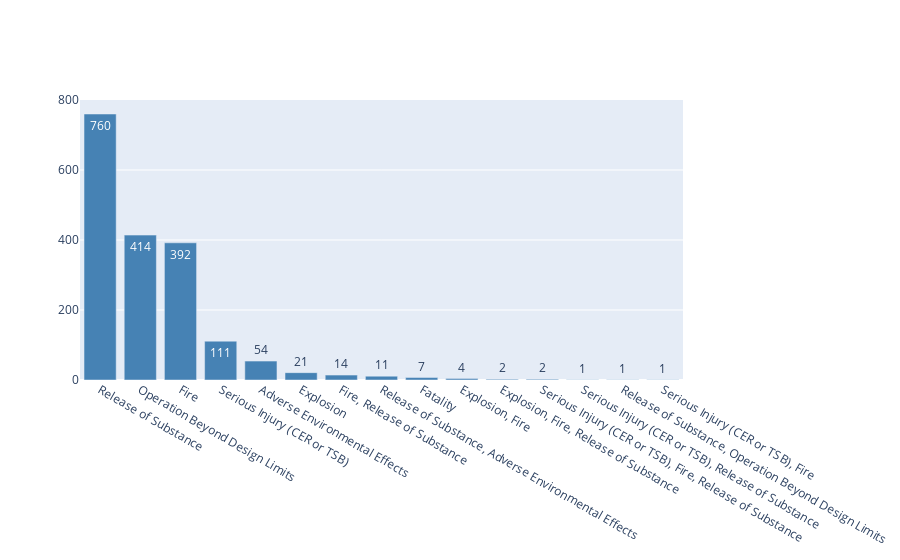

Here is the notebook cell this chart was saved with:
### Code cell
df=  pd.DataFrame(data["Incident Types"].value_counts())
df = df.reset_index()
df
fig = go.Figure(data=[go.Bar(
            x=df['Incident Types'], y=df['count'],
            text=df['count'],
            textposition='auto',
            marker_color = 'steelblue'
        )])

fig.show()

### Figure 1 — Plotly figure (JSON) as saved in the notebook; plotly's stock layout.template omitted (floating-point values rounded to 4 significant figures)
{"data": [{"marker": {"color": "steelblue"}, "text": [760, 414, 392, 111, 54, 21, 14, 11, 7, 4, 2, 2, 1, 1, 1], "textposition": "auto", "type": "bar", "x": ["Release of Substance", "Operation Beyond Design Limits", "Fire", "Serious Injury (CER or TSB)", "Adverse Environmental Effects", "Explosion", "Fire, Release of Substance", "Release of Substance, Adverse Environmental Effects", "Fatality", "Explosion, Fire", "Explosion, Fire, Release of Substance", "Serious Injury (CER or TSB), Fire, Release of Substance", "Serious Injury (CER or TSB), Release of Substance", "Release of Substance, Operation Beyond Design Limits", "Serious Injury (CER or TSB), Fire"], "y": [760, 414, 392, 111, 54, 21, 14, 11, 7, 4, 2, 2, 1, 1, 1]}], "layout": {}}
